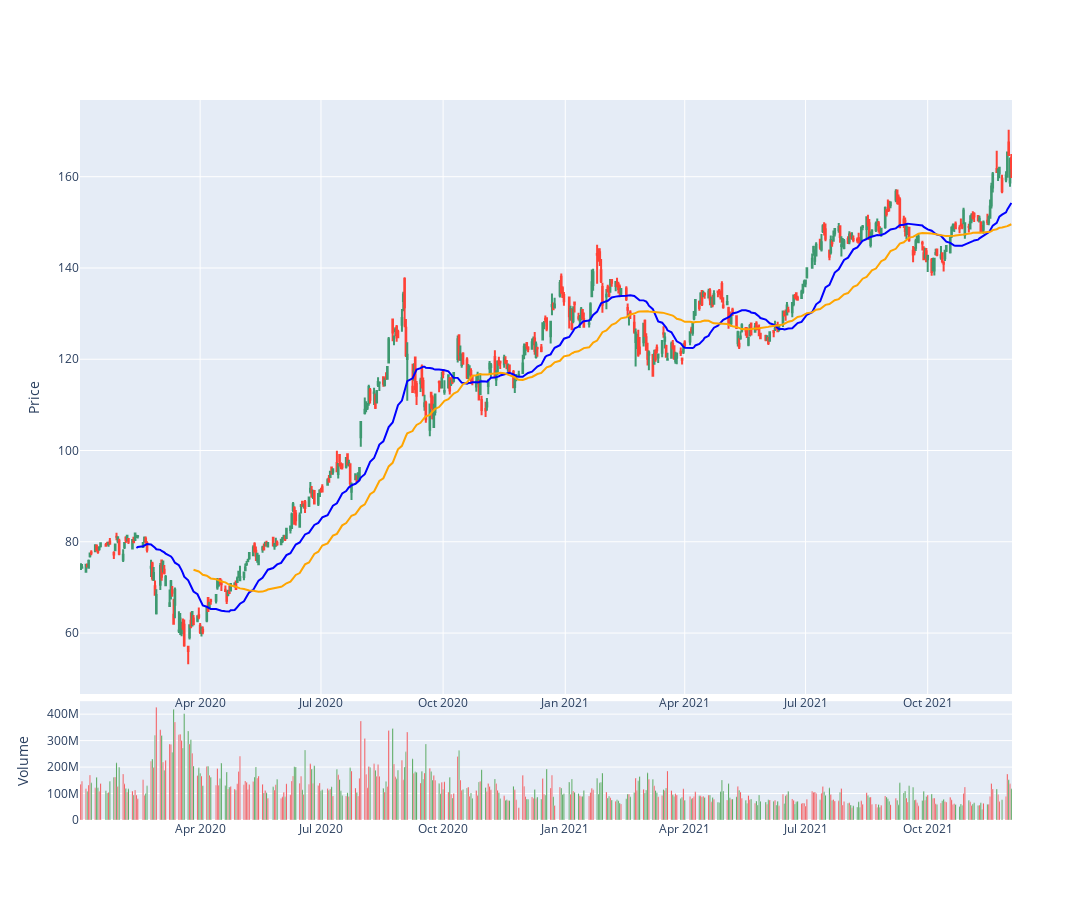

Source (notebook cell):
### Code cell
# first declare an empty figure
fig = make_subplots(rows=2,vertical_spacing=0.01,row_heights=[0.5,0.1])
# add OHLC trace
fig.add_trace(go.Candlestick(x=df.index,
                             open=df['Open'],
                             high=df['High'],
                             low=df['Low'],
                             close=df['Close'], 
                             showlegend=False))
# add moving average traces
fig.add_trace(go.Scatter(x=df.index, 
                         y=df['MA30'],
                         line=dict(color='blue', width=2), 
                         name='MA 30'))
fig.add_trace(go.Scatter(x=df.index, 
                         y=df['MA60'], 
                         line=dict(color='orange', width=2), 
                         name='MA 60'))

# Plot volume trace on 2nd row
colors = ['green' if row['Open'] - row['Close'] >= 0 
          else 'red' for index, row in df.iterrows()]
fig.add_trace(go.Bar(x=df.index, 
                     y=df['Volume'],
                     marker_color=colors
                    ), row=2, col=1)
#Layout stuff

fig.update_layout(height=900, width=1200, 
                  showlegend=False, 
                  xaxis_rangeslider_visible=False,)
                  #xaxis_rangebreaks=[dict(values=dt_breaks)])

# update y-axis label
fig.update_yaxes(title_text="Price", row=1, col=1)
fig.update_yaxes(title_text="Volume", row=2, col=1)

fig.show()

### Figure 1 — Plotly figure (JSON) as saved in the notebook; plotly's stock layout.template omitted (floating-point values rounded to 4 significant figures; data arrays with more than 128 entries replaced by an {"elided": "..."} marker saying what was removed)
{"data": [{"close": {"elided": "486 float values"}, "high": {"elided": "486 float values"}, "low": {"elided": "486 float values"}, "open": {"elided": "486 float values"}, "showlegend": false, "type": "candlestick", "x": {"elided": "486 str values"}}, {"line": {"color": "blue", "width": 2}, "name": "MA 30", "type": "scatter", "x": {"elided": "486 str values"}, "y": {"elided": "486 float values"}}, {"line": {"color": "orange", "width": 2}, "name": "MA 60", "type": "scatter", "x": {"elided": "486 str values"}, "y": {"elided": "486 float values"}}, {"marker": {"color": {"elided": "486 str values"}}, "type": "bar", "x": {"elided": "486 str values"}, "xaxis": "x2", "y": {"elided": "486 int values"}, "yaxis": "y2"}], "layout": {"height": 900, "showlegend": false, "width": 1200, "xaxis": {"anchor": "y", "domain": [0, 1], "rangeslider": {"visible": false}}, "xaxis2": {"anchor": "y2", "domain": [0, 1]}, "yaxis": {"anchor": "x", "domain": [0.175, 1], "title": {"text": "Price"}}, "yaxis2": {"anchor": "x2", "domain": [0, 0.165], "title": {"text": "Volume"}}}}
